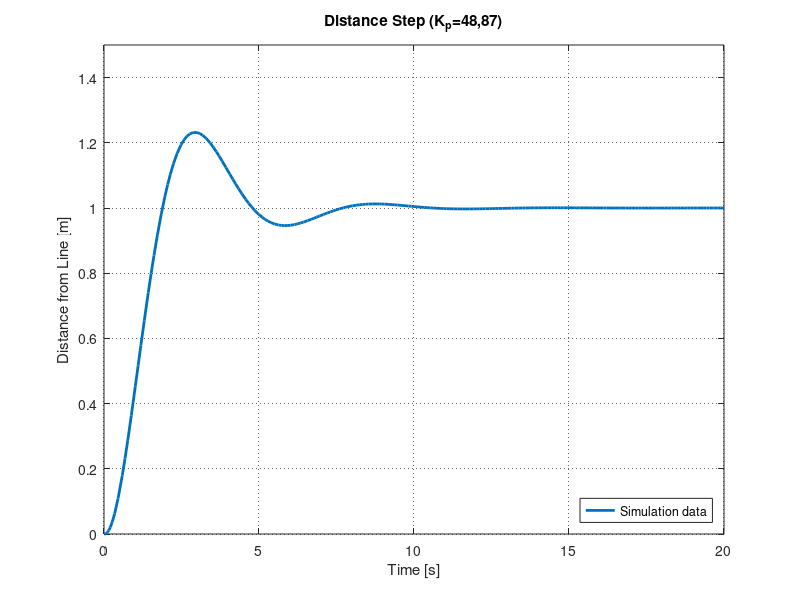

Reproduce this figure in MATLAB. (Note: this script raises an error after producing the figure.)
close all;
clear all;
clc;
data=csvread('Pgain2.csv');
P1=plot(data(:,1),data(:,2),'linewidth',2)

title('Distance Step (K_p=48,87)')
xlabel('Time [s]')
ylabel('Distance from Line [m]')
%xlim([4 6]);
ylim([0 1.5]);
legend('Simulation data', 'Location', 'southeast' )
grid on
set(gca,'GridLineStyle',':', 'GridColor', 'k', 'GridAlpha', .6)
set( P1, 'color', '[1 0 0]', 'LineWidth', 2 );
set ( tauLine, 'color', '[0 0 1]', 'LineWidth', 2 );
